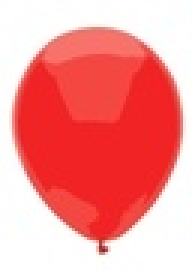
#> input picture red_balloon.jpg, 64 x 90 px, shrunk from 100 x 140 before the run, found by its file name (shown 3 times larger)
$ python bears3.py
#> lines starting #> are read from the running program, lines starting #| are printed output that depends on the picture
from PIL import Image

balloon_image = Image.open("red_balloon.jpg")
#> balloon_image is the input picture: PIL image 64x90 RGB; mean R, G, B 246.4, 147.5, 146.5
balloon_width, balloon_height = balloon_image.size
#> balloon_width = 64; balloon_height = 90
balloon_pixel_map = balloon_image.load()

filename = 'bears_copy.jpg'
filepath = f"./{filename}"

file_out = 'bears3.jpg'
file_out_path = f"./{file_out}"

# Load the original image, and get its size and color mode.
orig_image = Image.open(filepath)
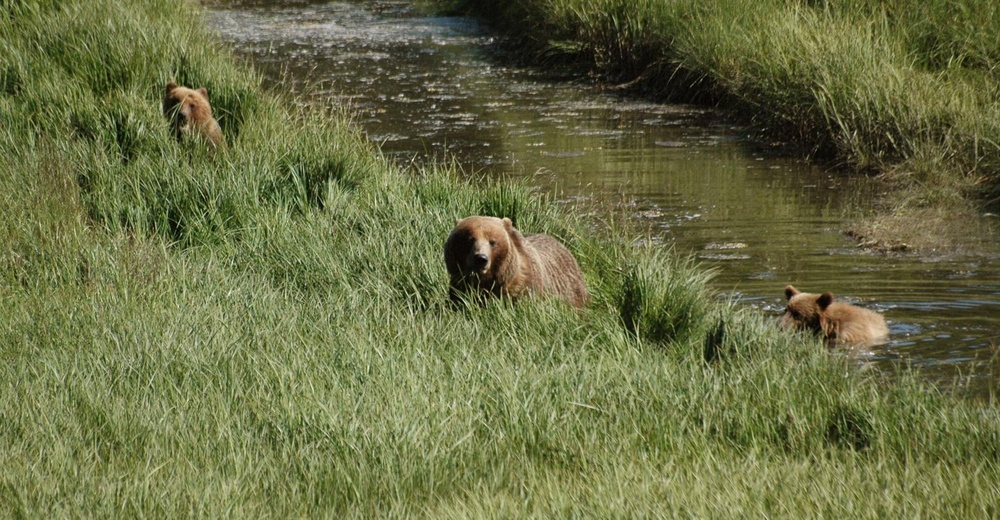
#> input picture bears_copy.jpg, 1000 x 520 px, shrunk from 1560 x 811 before the run, found by its file name
#> orig_image is the input picture: PIL image 1000x520 RGB; mean R, G, B 105.2, 109.3, 67.2
width, height = orig_image.size
#> width = 1000; height = 520
mode = orig_image.mode
#> mode = 'RGB'

starting_x = int(width//2)
#> starting_x = 500
starting_y = int(height//4)
#> starting_y = 130

# Show information about the original image.
print(f"Original image: {filename}")
print(f"Size: {width} x {height} pixels")
#| Size: 1000 x 520 pixels
print(f"Mode: {mode}")
#| Mode: RGB

# Load all pixels from the image.
orig_pixel_map = orig_image.load()


# Examine all pixels in the image.
print("\nPixel data:")
for x in range(10):
    for y in range(10):
        pixel = orig_pixel_map[x, y]
        print(pixel)

# Create a new image matching the original image's color mode, and size.
#   Load all the pixels from this new image as well.
new_image = Image.new(mode, (width, height))
#> new_image: PIL image 1000x520 RGB; every value is 0
new_pixel_map = new_image.load()

# Modify each pixel in the new image.
for x in range(width):
    for y in range(height):
        new_pixel_map[x, y] = orig_pixel_map[x, y]
        if x >= starting_x and x < (starting_x + balloon_width) and y >= starting_y and y < (starting_y + balloon_height):
            bx = x - starting_x
            by = y - starting_y
            new_pixel_map[x, y] = balloon_pixel_map[bx, by]
        else:
             new_pixel_map[x, y] = orig_pixel_map[x, y]

new_image.save(file_out_path)
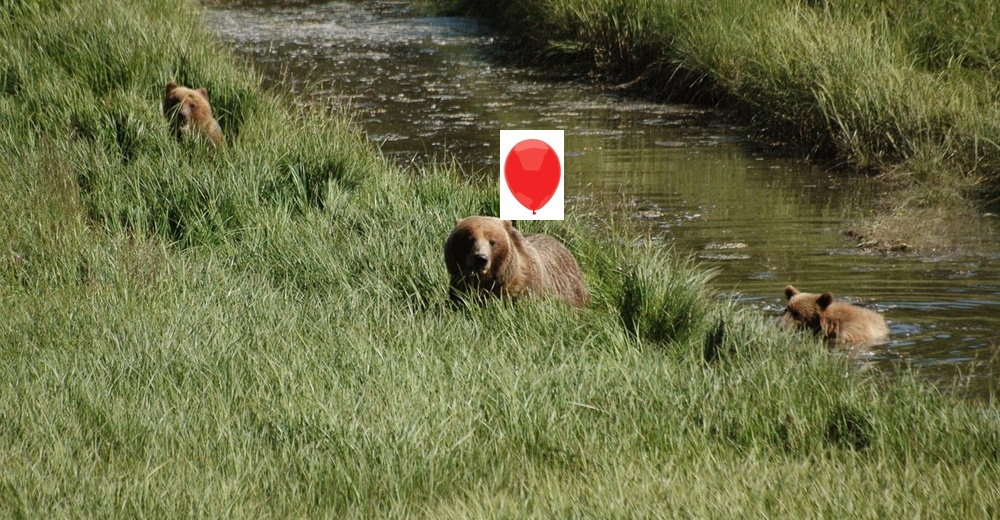
#> saved as bears3.jpg: PIL image 1000x520 RGB; mean R, G, B 106.7, 109.8, 68.1
